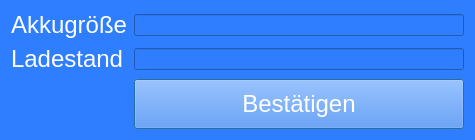
<?xml version="1.0" encoding="UTF-8"?>
<ui version="4.0">
 <class>Input2</class>
 <widget class="QDialog" name="Input2">
  <property name="geometry">
   <rect>
    <x>0</x>
    <y>0</y>
    <width>475</width>
    <height>128</height>
   </rect>
  </property>
  <property name="windowTitle">
   <string>Dialog</string>
  </property>
  <property name="styleSheet">
   <string notr="true">background: rgb(46, 126, 255); /*252*/
color:white;</string>
  </property>
  <layout class="QGridLayout" name="gridLayout">
   <item row="0" column="0">
    <widget class="QLabel" name="label">
     <property name="font">
      <font>
       <pointsize>18</pointsize>
      </font>
     </property>
     <property name="text">
      <string>Akkugröße</string>
     </property>
    </widget>
   </item>
   <item row="0" column="1">
    <widget class="QLineEdit" name="in_capacity"/>
   </item>
   <item row="1" column="0">
    <widget class="QLabel" name="label_2">
     <property name="font">
      <font>
       <pointsize>18</pointsize>
      </font>
     </property>
     <property name="text">
      <string>Ladestand</string>
     </property>
    </widget>
   </item>
   <item row="1" column="1">
    <widget class="QLineEdit" name="in_battery"/>
   </item>
   <item row="2" column="1">
    <widget class="QPushButton" name="btn_enter">
     <property name="sizePolicy">
      <sizepolicy hsizetype="Minimum" vsizetype="Fixed">
       <horstretch>0</horstretch>
       <verstretch>0</verstretch>
      </sizepolicy>
     </property>
     <property name="minimumSize">
      <size>
       <width>0</width>
       <height>50</height>
      </size>
     </property>
     <property name="font">
      <font>
       <pointsize>18</pointsize>
      </font>
     </property>
     <property name="text">
      <string>Bestätigen</string>
     </property>
    </widget>
   </item>
  </layout>
 </widget>
 <resources/>
 <connections/>
</ui>
